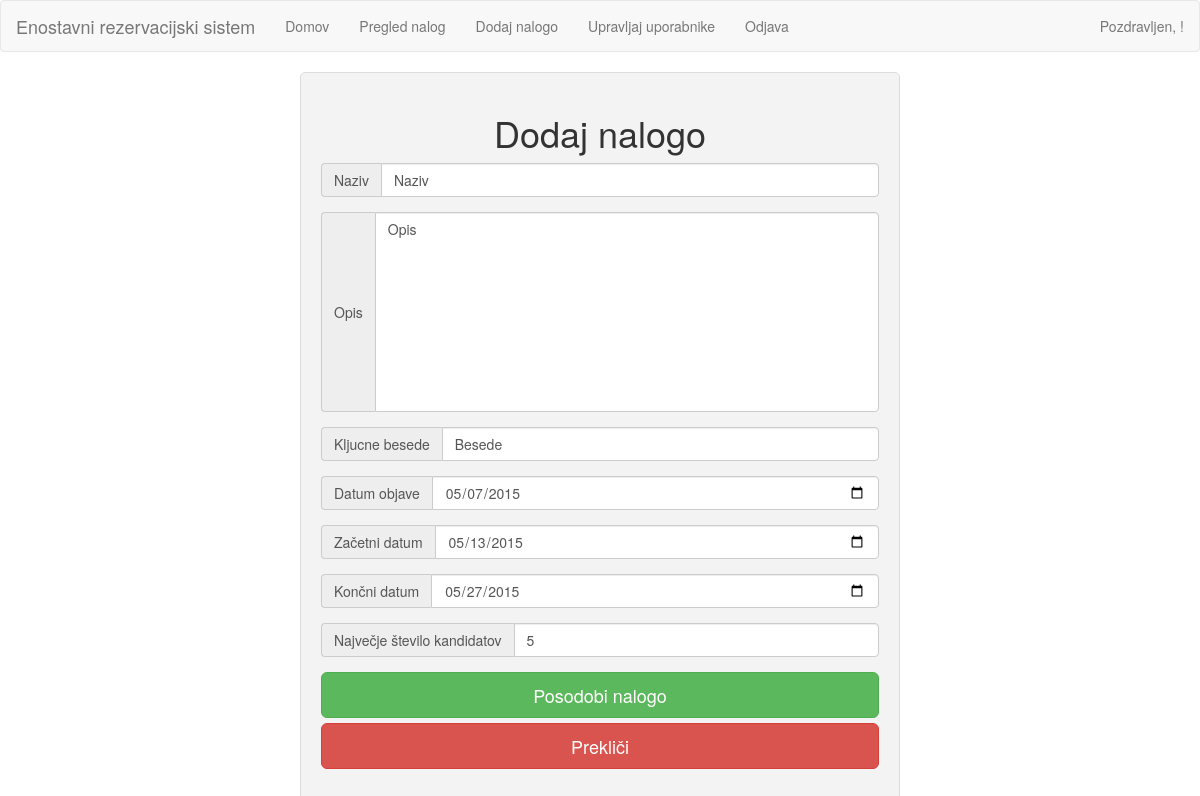
The page /dodajNalogo.php?nalogaID=5 on the database its author committed.
### tables this page shows
CREATE TABLE IF NOT EXISTS `naloge` (
`id` int(5) NOT NULL,
  `naslov` varchar(50) NOT NULL,
  `opis` varchar(255) NOT NULL,
  `kljucneBesede` varchar(50) NOT NULL,
  `datumKreiranja` date NOT NULL,
  `datumObjave` date NOT NULL,
  `zacetniDatum` date NOT NULL,
  `koncniDatum` date NOT NULL,
  `steviloKandidatov` int(4) NOT NULL,
  `avtor` int(5) NOT NULL
);

### dodajNalogo.php (the view, shortened to what this page needs)
<?php
require_once 'app/includes/glava.php';
require_once 'app/init.php';
if(isset($_GET['nalogaID'])) {
	$nalogaID = $_GET['nalogaID'];
	$query = mysqli_query($db, "SELECT * FROM naloge WHERE id = '$nalogaID'");
	$result = mysqli_fetch_assoc($query);
}
?>
<div class="row">
	<div class="col-lg-6 center form">
		<h1 class="text-center">Dodaj nalogo</h1>
		<form method="POST" action="app/dodajNalogo.php">
			<div class="form-group">
				<div class="input-group">
					<div class="input-group-addon">Naziv</div>
					<input type="text" name="naziv" class="form-control" required value="<?php echo $result['naslov']; ?>">
				</div>
			</div>
			<div class="form-group">
				<div class="input-group">
					<div class="input-group-addon">Opis</div>
					<textarea name="opis" class="form-control" required><?php echo $result['opis']; ?></textarea>
				</div>
			</div>
			<div class="form-group">
				<div class="input-group">
					<div class="input-group-addon">Kljucne besede</div>
					<input type="text" name="kljucneBesede" class="form-control" required value="<?php echo $result['kljucneBesede']; ?>">
				</div>
			</div>
			<div class="form-group">
				<div class="input-group">
					<div class="input-group-addon">Datum objave</div>
					<input type="date" name="datumObjave" class="form-control" required value="<?php echo $result['datumObjave']; ?>">
				</div>
			</div>
			<div class="form-group">
				<div class="input-group">
					<div class="input-group-addon">Začetni datum</div>
					<input type="date" name="zacetniDatum" class="form-control" required value="<?php echo $result['zacetniDatum']; ?>">
				</div>
			</div>
			<div class="form-group">
				<div class="input-group">
					<div class="input-group-addon">Končni datum</div>
					<input type="date" name="koncniDatum" class="form-control" required value="<?php echo $result['koncniDatum']; ?>">
				</div>
			</div>
			<div class="form-group">
				<div class="input-group">
					<div class="input-group-addon">Največje število kandidatov</div>
					<input type="number" name="kandidati" class="form-control" required value="<?php echo $result['steviloKandidatov']; ?>">
				</div>
			</div>
			<div class="form-group">
			<?php
			if(!isset($_GET['nalogaID'])):
			?>
				<input type="submit" name="submit" class="btn btn-success btn-lg btn-block" value="Dodaj nalogo">
			<?php
			else :
			?>
				<input type="submit" name="submit" class="btn btn-success btn-lg btn-block" value="Posodobi nalogo">
			<?php
			endif;
			?>
				<a href="naloge.php" class="btn btn-danger btn-lg btn-block">Prekliči</a>
			</div>
		</form>
	</div>
</div>
<?php
require_once 'app/includes/glava.php';
?>

### rows shown on the page
naloge: naziv "Naziv", opis "Opis", kljucneBesede "Besede", datumObjave "05/07/2015", zacetniDatum "05/13/2015", koncniDatum "05/27/2015", kandidati "5"
